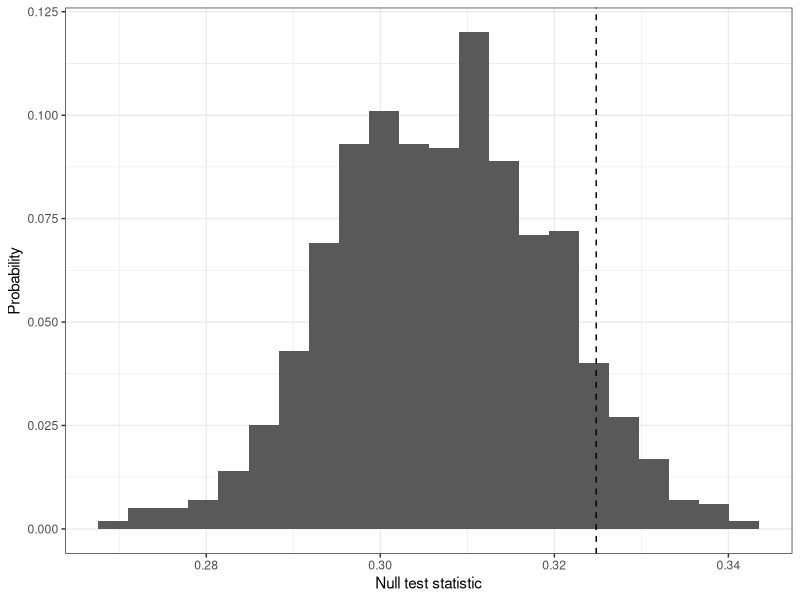
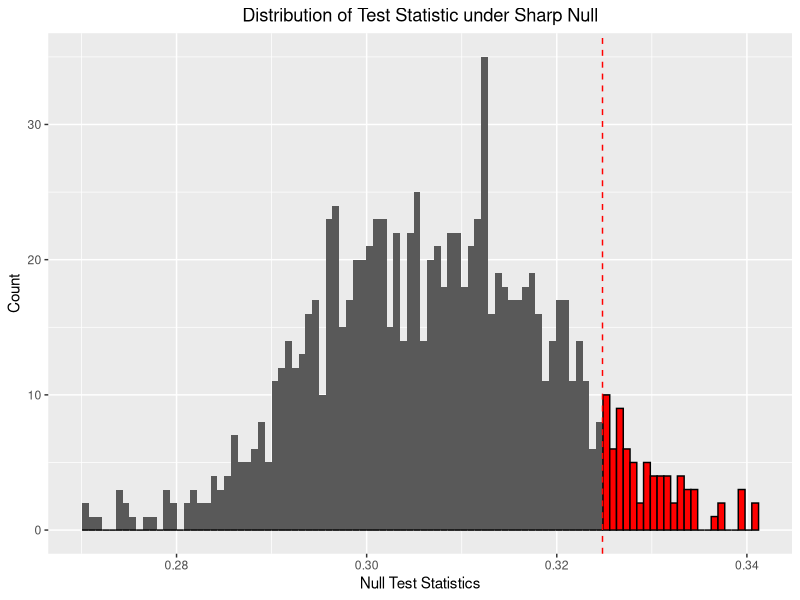

Source code (R) for these figures, in order:
setwd(dirname(rstudioapi::getActiveDocumentContext()$path))
rm(list = ls())

acorn_data <- read.csv("acorn03.csv")

acorn_data <- dplyr::select(.data = acorn_data, unit, size, z, vote03)

treat_group_mean <- function(.Z,
                             .y){
  
  n_t = sum(.Z == 1)
  
  test_stat = as.numeric(n_t^{-1} * t(.Z) %*% .y)
  
  return(test_stat)
  
}

obs_test_stat <- treat_group_mean(.Z = acorn_data$z,
                                  .y = acorn_data$vote03)

set.seed(1:5)
null_test_stats <- replicate(n = 10^3,
                             expr = treat_group_mean(.Z = sample(acorn_data$z),
                                                     .y = acorn_data$vote03))

null_test_stat_dist <- data.frame(null_test_stat = null_test_stats)

bw <- 2 * IQR(null_test_stats) / length(null_test_stats)^(1/3)

library(ggplot2)
ggplot(data = null_test_stat_dist,
       mapping = aes(x = null_test_stat, y = (..count..)/sum(..count..))) +
  geom_histogram(binwidth = bw) +
  geom_vline(xintercept = obs_test_stat,
             linetype = "dashed") +
  xlab(label = "Null test statistic") +
  ylab(label = "Probability") +
  theme_bw()

mean(null_test_stats >= obs_test_stat)

null_dist_plot <- ggplot(data = null_test_stat_dist,
                         mapping = aes(x = null_test_stat)) +
  geom_histogram(bins = 100) +
  geom_histogram(data = subset(x = null_test_stat_dist,
                               subset = null_test_stat >= obs_test_stat),
                 colour = "black",
                 fill = "red",
                 bins = 100) +
  geom_vline(xintercept = obs_test_stat,
             color = "red",
             linetype = "dashed") +
  xlab("Null Test Statistics") +
  ylab("Count") +
  ggtitle("Distribution of Test Statistic under Sharp Null") +
  theme(plot.title = element_text(hjust = 0.5))

null_dist_plot

mean(null_test_stats)

mean((null_test_stats - mean(null_test_stats))^2)
